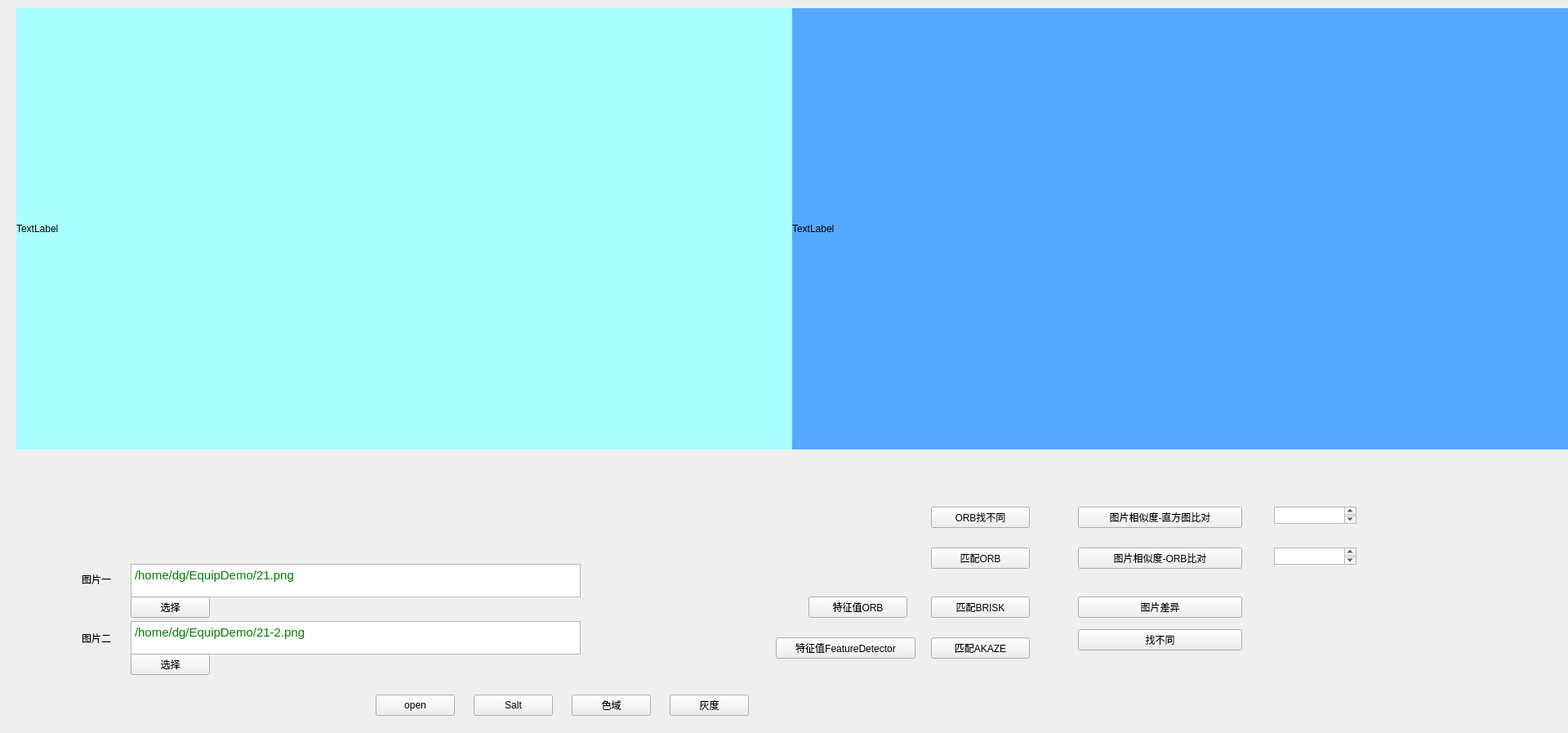
<?xml version="1.0" encoding="UTF-8"?>
<ui version="4.0">
 <class>OpenCVForm</class>
 <widget class="QWidget" name="OpenCVForm">
  <property name="geometry">
   <rect>
    <x>0</x>
    <y>0</y>
    <width>1920</width>
    <height>897</height>
   </rect>
  </property>
  <property name="windowTitle">
   <string>Form</string>
  </property>
  <widget class="QPushButton" name="pushButton">
   <property name="geometry">
    <rect>
     <x>460</x>
     <y>850</y>
     <width>97</width>
     <height>26</height>
    </rect>
   </property>
   <property name="text">
    <string>open</string>
   </property>
  </widget>
  <widget class="QPushButton" name="pushButton_2">
   <property name="geometry">
    <rect>
     <x>580</x>
     <y>850</y>
     <width>97</width>
     <height>26</height>
    </rect>
   </property>
   <property name="text">
    <string>Salt</string>
   </property>
  </widget>
  <widget class="QTextEdit" name="textEdit_2">
   <property name="geometry">
    <rect>
     <x>160</x>
     <y>760</y>
     <width>551</width>
     <height>41</height>
    </rect>
   </property>
   <property name="html">
    <string>&lt;!DOCTYPE HTML PUBLIC &quot;-//W3C//DTD HTML 4.0//EN&quot; &quot;http://www.w3.org/TR/REC-html40/strict.dtd&quot;&gt;
&lt;html&gt;&lt;head&gt;&lt;meta name=&quot;qrichtext&quot; content=&quot;1&quot; /&gt;&lt;style type=&quot;text/css&quot;&gt;
p, li { white-space: pre-wrap; }
&lt;/style&gt;&lt;/head&gt;&lt;body style=&quot; font-family:'Ubuntu'; font-size:11pt; font-weight:400; font-style:normal;&quot;&gt;
&lt;p style=&quot; margin-top:0px; margin-bottom:0px; margin-left:0px; margin-right:0px; -qt-block-indent:0; text-indent:0px;&quot;&gt;&lt;span style=&quot; color:#008000;&quot;&gt;/home/dg/EquipDemo/21-2.png&lt;/span&gt;&lt;/p&gt;&lt;/body&gt;&lt;/html&gt;</string>
   </property>
  </widget>
  <widget class="QLabel" name="label">
   <property name="geometry">
    <rect>
     <x>20</x>
     <y>10</y>
     <width>950</width>
     <height>540</height>
    </rect>
   </property>
   <property name="sizePolicy">
    <sizepolicy hsizetype="Fixed" vsizetype="Fixed">
     <horstretch>0</horstretch>
     <verstretch>0</verstretch>
    </sizepolicy>
   </property>
   <property name="styleSheet">
    <string notr="true">background-color: rgb(170, 255, 255);</string>
   </property>
   <property name="text">
    <string>TextLabel</string>
   </property>
  </widget>
  <widget class="QPushButton" name="pushButton_color">
   <property name="geometry">
    <rect>
     <x>700</x>
     <y>850</y>
     <width>97</width>
     <height>26</height>
    </rect>
   </property>
   <property name="text">
    <string>色域</string>
   </property>
  </widget>
  <widget class="QPushButton" name="pushButton_grey">
   <property name="geometry">
    <rect>
     <x>820</x>
     <y>850</y>
     <width>97</width>
     <height>26</height>
    </rect>
   </property>
   <property name="text">
    <string>灰度</string>
   </property>
  </widget>
  <widget class="QTextEdit" name="textEdit_1">
   <property name="geometry">
    <rect>
     <x>160</x>
     <y>690</y>
     <width>551</width>
     <height>41</height>
    </rect>
   </property>
   <property name="html">
    <string>&lt;!DOCTYPE HTML PUBLIC &quot;-//W3C//DTD HTML 4.0//EN&quot; &quot;http://www.w3.org/TR/REC-html40/strict.dtd&quot;&gt;
&lt;html&gt;&lt;head&gt;&lt;meta name=&quot;qrichtext&quot; content=&quot;1&quot; /&gt;&lt;style type=&quot;text/css&quot;&gt;
p, li { white-space: pre-wrap; }
&lt;/style&gt;&lt;/head&gt;&lt;body style=&quot; font-family:'Ubuntu'; font-size:11pt; font-weight:400; font-style:normal;&quot;&gt;
&lt;p style=&quot; margin-top:0px; margin-bottom:0px; margin-left:0px; margin-right:0px; -qt-block-indent:0; text-indent:0px;&quot;&gt;&lt;span style=&quot; color:#008000;&quot;&gt;/home/dg/EquipDemo/21.png&lt;/span&gt;&lt;/p&gt;&lt;/body&gt;&lt;/html&gt;</string>
   </property>
  </widget>
  <widget class="QLabel" name="label_Show">
   <property name="geometry">
    <rect>
     <x>970</x>
     <y>10</y>
     <width>950</width>
     <height>540</height>
    </rect>
   </property>
   <property name="sizePolicy">
    <sizepolicy hsizetype="Fixed" vsizetype="Fixed">
     <horstretch>0</horstretch>
     <verstretch>0</verstretch>
    </sizepolicy>
   </property>
   <property name="styleSheet">
    <string notr="true">background-color: rgb(85, 170, 255);</string>
   </property>
   <property name="text">
    <string>TextLabel</string>
   </property>
  </widget>
  <widget class="QPushButton" name="pushButton_ORB">
   <property name="geometry">
    <rect>
     <x>990</x>
     <y>730</y>
     <width>121</width>
     <height>26</height>
    </rect>
   </property>
   <property name="text">
    <string>特征值ORB</string>
   </property>
  </widget>
  <widget class="QPushButton" name="pushButton_FeatureDetector">
   <property name="geometry">
    <rect>
     <x>950</x>
     <y>780</y>
     <width>171</width>
     <height>26</height>
    </rect>
   </property>
   <property name="text">
    <string>特征值FeatureDetector</string>
   </property>
  </widget>
  <widget class="QPushButton" name="pushButton_Find_ORB">
   <property name="geometry">
    <rect>
     <x>1140</x>
     <y>670</y>
     <width>121</width>
     <height>26</height>
    </rect>
   </property>
   <property name="text">
    <string>匹配ORB</string>
   </property>
  </widget>
  <widget class="QPushButton" name="pushButton_Find_BRISK">
   <property name="geometry">
    <rect>
     <x>1140</x>
     <y>730</y>
     <width>121</width>
     <height>26</height>
    </rect>
   </property>
   <property name="text">
    <string>匹配BRISK</string>
   </property>
  </widget>
  <widget class="QPushButton" name="pushButton_Find_AKAZE">
   <property name="geometry">
    <rect>
     <x>1140</x>
     <y>780</y>
     <width>121</width>
     <height>26</height>
    </rect>
   </property>
   <property name="text">
    <string>匹配AKAZE</string>
   </property>
  </widget>
  <widget class="QPushButton" name="pushButton_Find_ORB_Diff">
   <property name="geometry">
    <rect>
     <x>1140</x>
     <y>620</y>
     <width>121</width>
     <height>26</height>
    </rect>
   </property>
   <property name="text">
    <string>ORB找不同</string>
   </property>
  </widget>
  <widget class="QLabel" name="label_2">
   <property name="geometry">
    <rect>
     <x>100</x>
     <y>700</y>
     <width>67</width>
     <height>17</height>
    </rect>
   </property>
   <property name="text">
    <string>图片一</string>
   </property>
  </widget>
  <widget class="QLabel" name="label_3">
   <property name="geometry">
    <rect>
     <x>100</x>
     <y>760</y>
     <width>67</width>
     <height>41</height>
    </rect>
   </property>
   <property name="text">
    <string>图片二</string>
   </property>
  </widget>
  <widget class="QPushButton" name="pushButton_Lable1">
   <property name="geometry">
    <rect>
     <x>160</x>
     <y>730</y>
     <width>97</width>
     <height>26</height>
    </rect>
   </property>
   <property name="text">
    <string>选择</string>
   </property>
  </widget>
  <widget class="QPushButton" name="pushButton_Lable2">
   <property name="geometry">
    <rect>
     <x>160</x>
     <y>800</y>
     <width>97</width>
     <height>26</height>
    </rect>
   </property>
   <property name="text">
    <string>选择</string>
   </property>
  </widget>
  <widget class="QPushButton" name="pushButton_compare">
   <property name="geometry">
    <rect>
     <x>1320</x>
     <y>620</y>
     <width>201</width>
     <height>26</height>
    </rect>
   </property>
   <property name="text">
    <string>图片相似度-直方图比对</string>
   </property>
  </widget>
  <widget class="QPushButton" name="pushButton_compare_2">
   <property name="geometry">
    <rect>
     <x>1320</x>
     <y>670</y>
     <width>201</width>
     <height>26</height>
    </rect>
   </property>
   <property name="text">
    <string>图片相似度-ORB比对</string>
   </property>
  </widget>
  <widget class="QTextEdit" name="textEdit_RES">
   <property name="geometry">
    <rect>
     <x>1560</x>
     <y>670</y>
     <width>101</width>
     <height>21</height>
    </rect>
   </property>
   <property name="html">
    <string>&lt;!DOCTYPE HTML PUBLIC &quot;-//W3C//DTD HTML 4.0//EN&quot; &quot;http://www.w3.org/TR/REC-html40/strict.dtd&quot;&gt;
&lt;html&gt;&lt;head&gt;&lt;meta name=&quot;qrichtext&quot; content=&quot;1&quot; /&gt;&lt;style type=&quot;text/css&quot;&gt;
p, li { white-space: pre-wrap; }
&lt;/style&gt;&lt;/head&gt;&lt;body style=&quot; font-family:'Ubuntu'; font-size:11pt; font-weight:400; font-style:normal;&quot;&gt;
&lt;p style=&quot;-qt-paragraph-type:empty; margin-top:0px; margin-bottom:0px; margin-left:0px; margin-right:0px; -qt-block-indent:0; text-indent:0px;&quot;&gt;&lt;br /&gt;&lt;/p&gt;&lt;/body&gt;&lt;/html&gt;</string>
   </property>
  </widget>
  <widget class="QPushButton" name="pushButton_Diff">
   <property name="geometry">
    <rect>
     <x>1320</x>
     <y>730</y>
     <width>201</width>
     <height>26</height>
    </rect>
   </property>
   <property name="text">
    <string>图片差异</string>
   </property>
  </widget>
  <widget class="QPushButton" name="pushButton_Diff_2">
   <property name="geometry">
    <rect>
     <x>1320</x>
     <y>770</y>
     <width>201</width>
     <height>26</height>
    </rect>
   </property>
   <property name="text">
    <string>找不同</string>
   </property>
  </widget>
  <widget class="QTextEdit" name="textEdit_RES_compare">
   <property name="geometry">
    <rect>
     <x>1560</x>
     <y>620</y>
     <width>101</width>
     <height>21</height>
    </rect>
   </property>
   <property name="html">
    <string>&lt;!DOCTYPE HTML PUBLIC &quot;-//W3C//DTD HTML 4.0//EN&quot; &quot;http://www.w3.org/TR/REC-html40/strict.dtd&quot;&gt;
&lt;html&gt;&lt;head&gt;&lt;meta name=&quot;qrichtext&quot; content=&quot;1&quot; /&gt;&lt;style type=&quot;text/css&quot;&gt;
p, li { white-space: pre-wrap; }
&lt;/style&gt;&lt;/head&gt;&lt;body style=&quot; font-family:'Ubuntu'; font-size:11pt; font-weight:400; font-style:normal;&quot;&gt;
&lt;p style=&quot;-qt-paragraph-type:empty; margin-top:0px; margin-bottom:0px; margin-left:0px; margin-right:0px; -qt-block-indent:0; text-indent:0px;&quot;&gt;&lt;br /&gt;&lt;/p&gt;&lt;/body&gt;&lt;/html&gt;</string>
   </property>
  </widget>
 </widget>
 <resources/>
 <connections/>
</ui>
